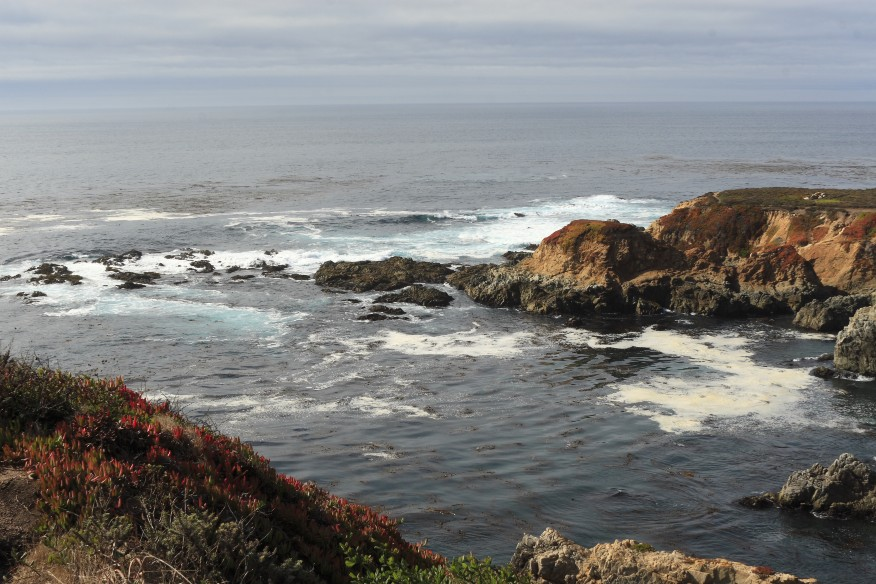
#> input picture photo/1.jpg, 876 x 584 px
$ python combine.py
#> lines starting #> are read from the running program, lines starting #| are printed output that depends on the picture
import Image
import math
import operator

def find_common(im1, im2):
    sector = int(im1.size[0] *0.002)
    l = im1.crop((im1.size[0]-sector,0,im1.size[0], im1.size[1]))
    rms_list= []
    for i in range(0,1000):
        r = im2.crop((i,0,sector+i, im2.size[1]))
        h1 = l.histogram()
        h2 = r.histogram()
        rms = math.sqrt(reduce(operator.add,
            map(lambda a,b: (a-b)**2, h1, h2))/len(h1))
        rms_list.append(rms)
    m = min(rms_list)
    return (rms_list.index(m), sector)

def merge_images(im1, im2, rshift, sector):
    w = im1.size[0]
    temp = im1.crop((0,0,im2.size[0]-rshift, im2.size[1]))

    new_im = Image.new("RGB",(w * 2 - rshift -sector,im2.size[1]), "black")
    new_im.paste(im2,(w-rshift,0))
    new_im.paste(temp,(0,0))


    return new_im


def main():
    im1 = Image.open('photo/1.jpg')
#> im1 is the input picture: PIL image 876x584 RGB; mean R, G, B 126.3, 126.5, 125.3
    im2 = Image.open('photo/2.jpg')
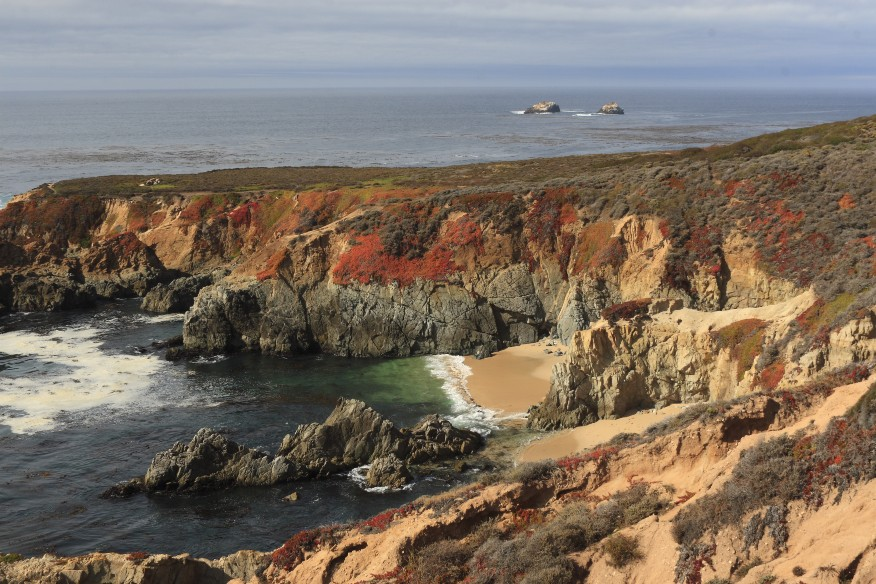
#> input picture photo/2.jpg, 876 x 584 px
#> im2 is the input picture: PIL image 876x584 RGB; mean R, G, B 125, 113.1, 100.8
    ralign, sector = find_common(im1, im2)
#> the loop in find_common, `for i in range(0,1000):` made 1000 passes
#> rms on passes 1 to 3: 3.12, 3.18, 3.21
#> after the loop in find_common, `for i in range(0,1000):`: rms_list = 1000 values, max 36.68 at index 876, min 2.31 at index 256, mean 7.15
#> in find_common, `m = min(rms_list)`: m = 2.31
#> ralign = 256; sector = 1
    new_im = merge_images(im1, im2, ralign,sector )
#> in merge_images, `temp = im1.crop((0,0,im2.size[0]-rshift, im2.size[1]))`:
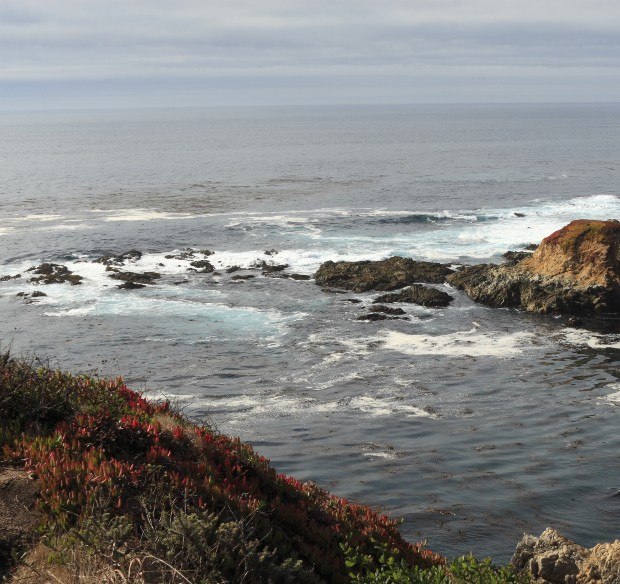
#> temp: PIL image 620x584 RGB; mean R, G, B 130.9, 131.6, 130.5
#> in merge_images, `new_im = Image.new("RGB",(w * 2 - rshift -sector,im2.size[1]), "black")`: new_im: PIL image 1495x584 RGB; every value is 0
#> in merge_images, `new_im.paste(im2,(w-rshift,0))`:
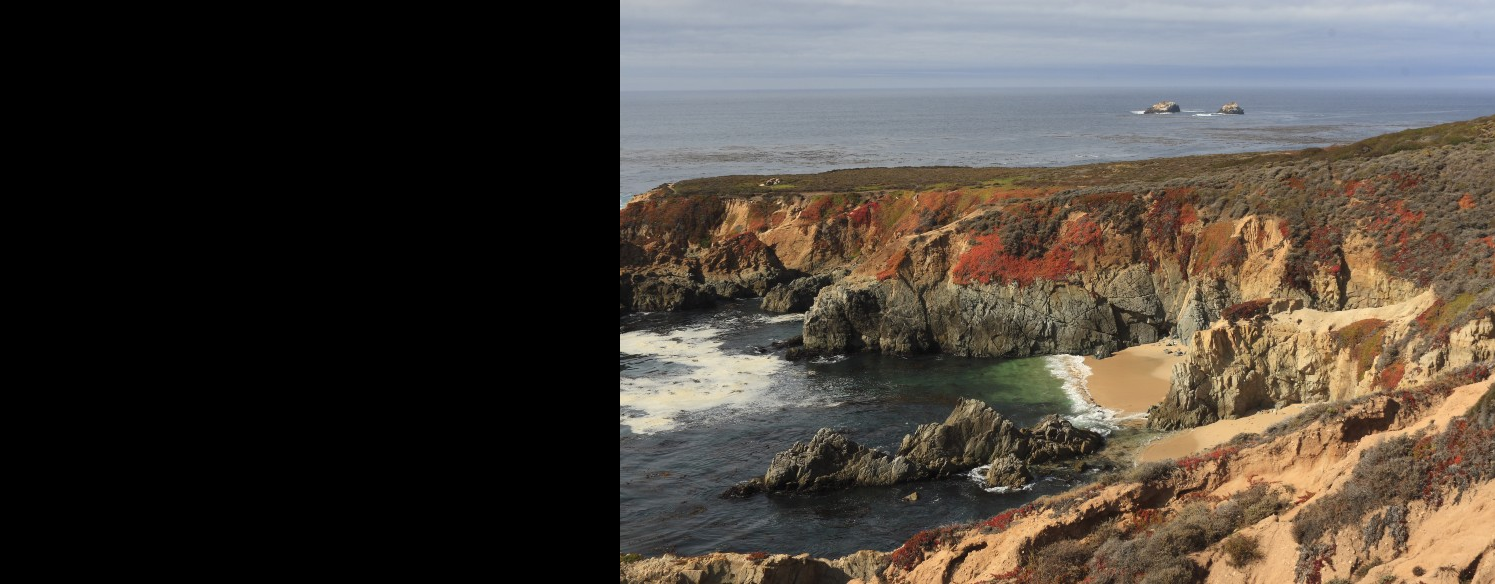
#> new_im: PIL image 1495x584 RGB; mean R, G, B 73.1, 66.2, 59
#> in merge_images, `new_im.paste(temp,(0,0))`:
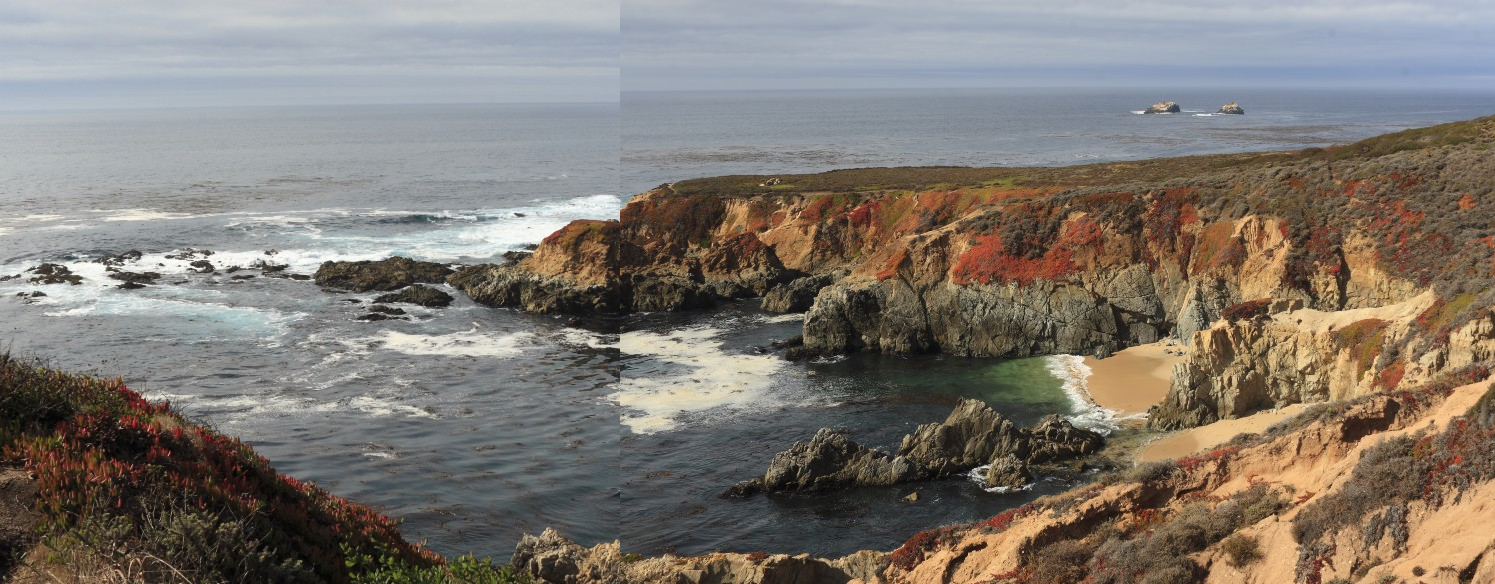
#> new_im: PIL image 1495x584 RGB; mean R, G, B 127.4, 120.8, 113.1
    new_im.save('test.jpg','JPEG')

main()
